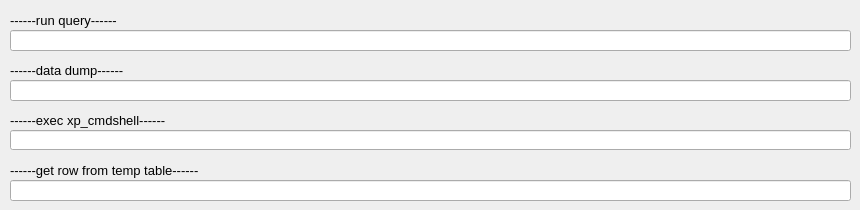
        <widget class="QWidget" name="tab_7">
         <attribute name="title">
          <string>etc</string>
         </attribute>
         <widget class="QLineEdit" name="q_ms_query">
          <property name="geometry">
           <rect>
            <x>10</x>
            <y>30</y>
            <width>841</width>
            <height>21</height>
           </rect>
          </property>
          <property name="font">
           <font>
            <pointsize>9</pointsize>
           </font>
          </property>
          <property name="text">
           <string/>
          </property>
         </widget>
         <widget class="QLabel" name="label_26">
          <property name="geometry">
           <rect>
            <x>10</x>
            <y>10</y>
            <width>291</width>
            <height>20</height>
           </rect>
          </property>
          <property name="font">
           <font>
            <pointsize>10</pointsize>
           </font>
          </property>
          <property name="text">
           <string>------run query------</string>
          </property>
         </widget>
         <widget class="QLineEdit" name="q_ms_data_dump">
          <property name="geometry">
           <rect>
            <x>10</x>
            <y>80</y>
            <width>841</width>
            <height>21</height>
           </rect>
          </property>
          <property name="font">
           <font>
            <pointsize>9</pointsize>
           </font>
          </property>
          <property name="text">
           <string/>
          </property>
         </widget>
         <widget class="QLabel" name="label_29">
          <property name="geometry">
           <rect>
            <x>10</x>
            <y>60</y>
            <width>291</width>
            <height>20</height>
           </rect>
          </property>
          <property name="font">
           <font>
            <pointsize>10</pointsize>
           </font>
          </property>
          <property name="text">
           <string>------data dump------</string>
          </property>
         </widget>
         <widget class="QLabel" name="label_24">
          <property name="geometry">
           <rect>
            <x>10</x>
            <y>160</y>
            <width>291</width>
            <height>20</height>
           </rect>
          </property>
          <property name="font">
           <font>
            <pointsize>10</pointsize>
           </font>
          </property>
          <property name="text">
           <string>------get row from temp table------</string>
          </property>
         </widget>
         <widget class="QLineEdit" name="q_ms_get_row">
          <property name="geometry">
           <rect>
            <x>10</x>
            <y>180</y>
            <width>841</width>
            <height>21</height>
           </rect>
          </property>
          <property name="font">
           <font>
            <pointsize>9</pointsize>
           </font>
          </property>
          <property name="text">
           <string/>
          </property>
         </widget>
         <widget class="QLineEdit" name="q_ms_exec_cmdshell">
          <property name="geometry">
           <rect>
            <x>10</x>
            <y>130</y>
            <width>841</width>
            <height>20</height>
           </rect>
          </property>
          <property name="font">
           <font>
            <pointsize>9</pointsize>
           </font>
          </property>
          <property name="text">
           <string/>
          </property>
         </widget>
         <widget class="QLabel" name="label_22">
          <property name="geometry">
           <rect>
            <x>10</x>
            <y>110</y>
            <width>291</width>
            <height>20</height>
           </rect>
          </property>
          <property name="font">
           <font>
            <pointsize>10</pointsize>
           </font>
          </property>
          <property name="text">
           <string>------exec xp_cmdshell------</string>
          </property>
         </widget>
        </widget>
